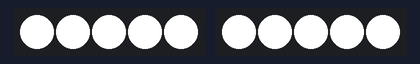
The sketch below on a simulated Arduino Uno, built with avr-gcc and run on an emulated ATmega328P. On the bench: 2 × 5 RGB LEDs in strip order, left to right.

Above: at 0.1 s.
At 6.7 s:
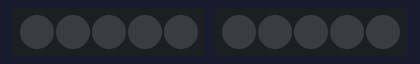
Timing chart, 0 to 130.0 s (numbered marks = the images above):
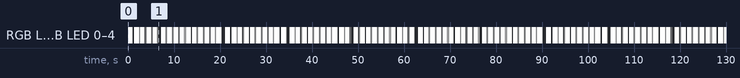

Measured:
- by itself, everything shown: repeats every 14.0 s, in 80 steps

The sketch:

ARRAYS_TwoStripsDifferentDigitalPins.ino
```cpp
#include <FastLED.h>

#define PinA  8
#define PinB  9
#define LED_TYPE  WS2812B
#define COLOR_ORDER GRB
#define BRIGHTNESS  50

#define NUM_LEDS_PER_STRIP 5
#define NUM_STRIPS 2

#define COUNT_OF(x) ((sizeof(x)/sizeof(0[x])) / ((size_t)(!(sizeof(x) % sizeof(0[x])))))

int fadeAmount = 5;
int brightness = 0;

CRGB  leds[NUM_STRIPS][NUM_LEDS_PER_STRIP];

int scales [] = {255, 0, 150, 0, 150, 0, 100, 0};
uint8_t hue = 50;
uint8_t sat = 0;
uint8_t val = 255;

void setup()
{
  FastLED.addLeds<LED_TYPE, PinA, COLOR_ORDER>(leds[0], NUM_LEDS_PER_STRIP);
  FastLED.addLeds<LED_TYPE, PinB, COLOR_ORDER>(leds[1], NUM_LEDS_PER_STRIP);
  FastLED.setBrightness(BRIGHTNESS);
}

void loop()
{
  for (int x = 0; x < 1; x++) //goes over each strip
    {
      for (int i = 0; i < NUM_LEDS_PER_STRIP; i++)
        {
          FastLED.showColor(CHSV(hue, sat, val), scales[0]);
          delay(1000); //global speed

            for(int i = 1; i < COUNT_OF(scales); i++)
              {
                FastLED.showColor(CHSV(hue, sat, val), scales[i]);
                delay(40); // flicker speed
              }
          delay(60); //length of color stay // code for strip a
        }
    }
    delay(500); // delay between strips
  for (int x = 1; x < 2; x++)
    {
      for (int i = 0; i < NUM_LEDS_PER_STRIP; i++)
        {
          FastLED.showColor(CHSV(hue, sat, val), scales[0]);
          delay(1000); //global speed

            for(int i = 1; i < COUNT_OF(scales); i++)
              {
                FastLED.showColor(CHSV(hue, sat, val), scales[i]);
                delay(40); // flicker speed
              }
          delay(60); //length of color stay // code for strip b
        }
    }
}
```
